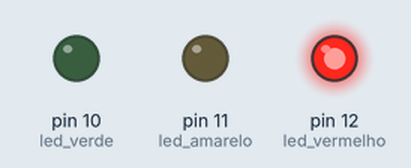
A sketch run on a simulated Arduino Uno, built with avr-gcc and run on an emulated ATmega328P. Parts: output pins drawn as LEDs (lit = HIGH).

Above: at 0.5 s.
At 1.5 s:
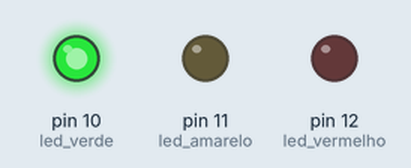
At 5.5 s:
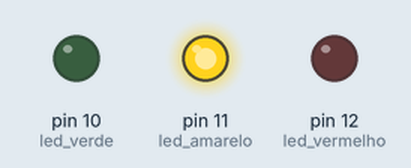
Timing chart, 0 to 6.9 s (numbered marks = the images above):
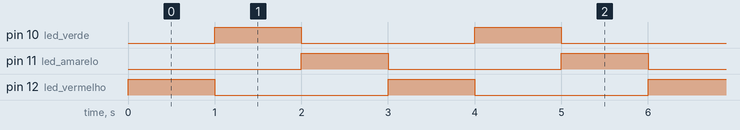

Measured:
- by itself, pin 10 (led_verde), pin 11 (led_amarelo), pin 12 (led_vermelho): alternates HIGH for 1.0 s and LOW for 2.0 s
- by itself, everything shown: repeats every 3.0 s, in 3 steps

The sketch:

02_semaforo.ino
```cpp
int const led_vermelho = 12;
int const led_amarelo = 11;
int const led_verde = 10;
#define verde 12  //alternativa macro para "nomear" porta

void setup() {
    pinMode(led_vermelho,OUTPUT);
    pinMode(led_amarelo,OUTPUT);
    pinMode(led_verde,OUTPUT);
}

void loop() {
    digitalWrite(led_vermelho,HIGH);
    digitalWrite(led_amarelo,LOW);
    delay(1000);

    digitalWrite(led_vermelho,LOW);
  	digitalWrite(led_verde,HIGH);
    delay(1000);

  	digitalWrite(led_verde,LOW);
    digitalWrite(led_amarelo,HIGH);
    delay(1000);

}
```
